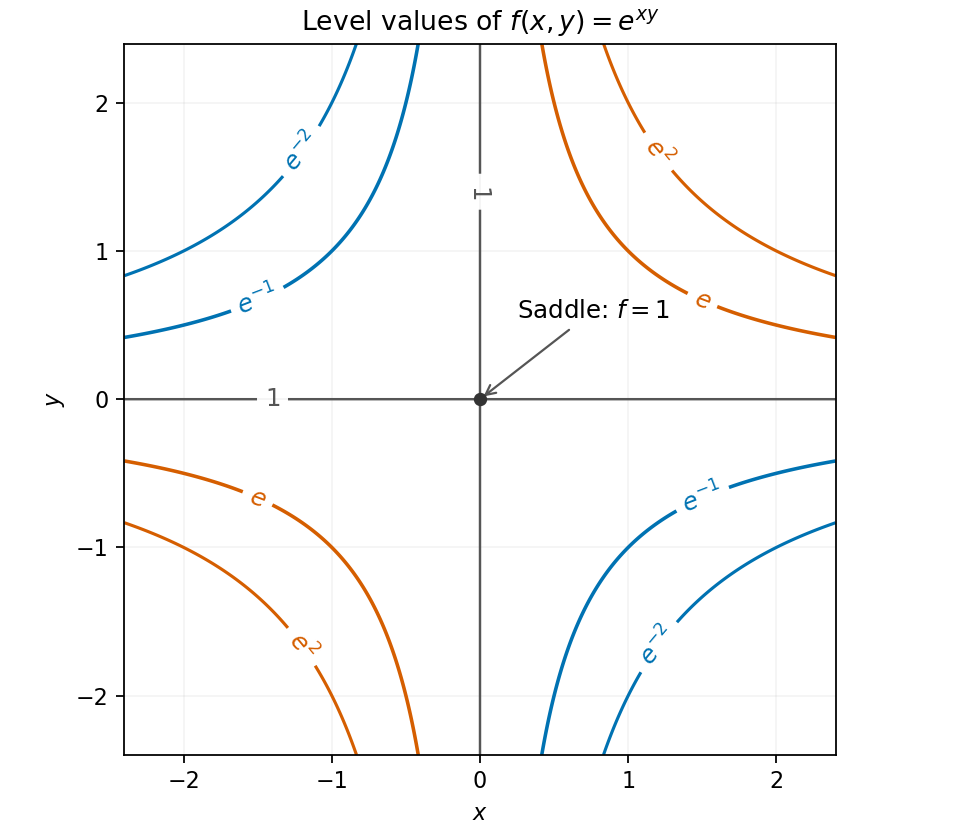

Python code for this plot:
"""Original level-curve sketch. Python 3.14; matplotlib 3.10.7, numpy 2.3.5.

Save the white PNG to cwd, normally the corresponding _media directory.
"""
from pathlib import Path
import matplotlib
matplotlib.use('Agg')
import matplotlib.pyplot as plt
import numpy as np

x=np.linspace(-2.4,2.4,600);X,Y=np.meshgrid(x,x)
fig,ax=plt.subplots(figsize=(6.0,5.2),layout='constrained',facecolor='white')
levels=[-2,-1,0,1,2]
cs=ax.contour(X,Y,X*Y,levels=levels,colors=['#0072b2','#0072b2','#555555','#d55e00','#d55e00'],linewidths=[1.4,1.6,1.1,1.6,1.4])
labels={-2:r'$e^{-2}$',-1:r'$e^{-1}$',0:r'$1$',1:r'$e$',2:r'$e^2$'}
label_positions=[(1.2,2/1.2),(1.5,1/1.5),(-1.2,2/1.2),(-1.5,1/1.5),
                 (1.2,-2/1.2),(1.5,-1/1.5),(-1.2,-2/1.2),(-1.5,-1/1.5),
                 (0,1.4),(-1.4,0)]
ax.clabel(cs,fmt=labels,inline=True,fontsize=11,manual=label_positions)
ax.scatter([0],[0],color='#333333',s=25,zorder=5)
ax.annotate('Saddle: $f=1$',(0,0),xytext=(.25,.55),arrowprops={'arrowstyle':'->','color':'#555555'},fontsize=11)
ax.set(xlabel='$x$',ylabel='$y$',title=r'Level values of $f(x,y)=e^{xy}$',xlim=(-2.4,2.4),ylim=(-2.4,2.4))
ax.set_aspect('equal');ax.grid(alpha=.14)
fig.savefig(Path(__file__).with_suffix('.png').name,dpi=160,facecolor='white')
